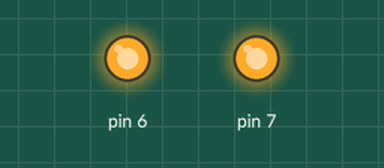
A sketch run on a simulated Arduino Uno, built with avr-gcc and run on an emulated ATmega328P. Parts: output pins drawn as LEDs (lit = HIGH).

Above: at 1.0 s.
At 3.0 s:
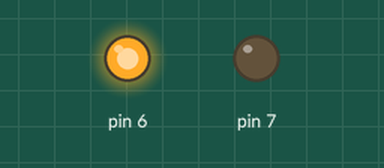
Timing chart, 0 to 4.6 s (numbered marks = the images above):
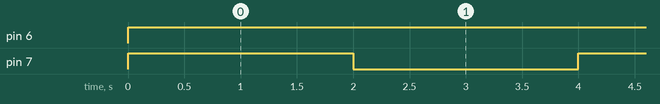

Measured:
- by itself, pin 6: LOW → HIGH at 0.00 s
- by itself, pin 7: alternates HIGH for 2.0 s and LOW for 2.0 s

The sketch:

Tester.ino
```cpp
void setup() {
  // put your setup code here, to run once:
pinMode(6,OUTPUT);
pinMode(7,OUTPUT);
}

void loop() {
  digitalWrite(6,HIGH);
  digitalWrite(7,HIGH);
  delay(2000);
  digitalWrite(7,LOW);
  delay(2000);

}
```
